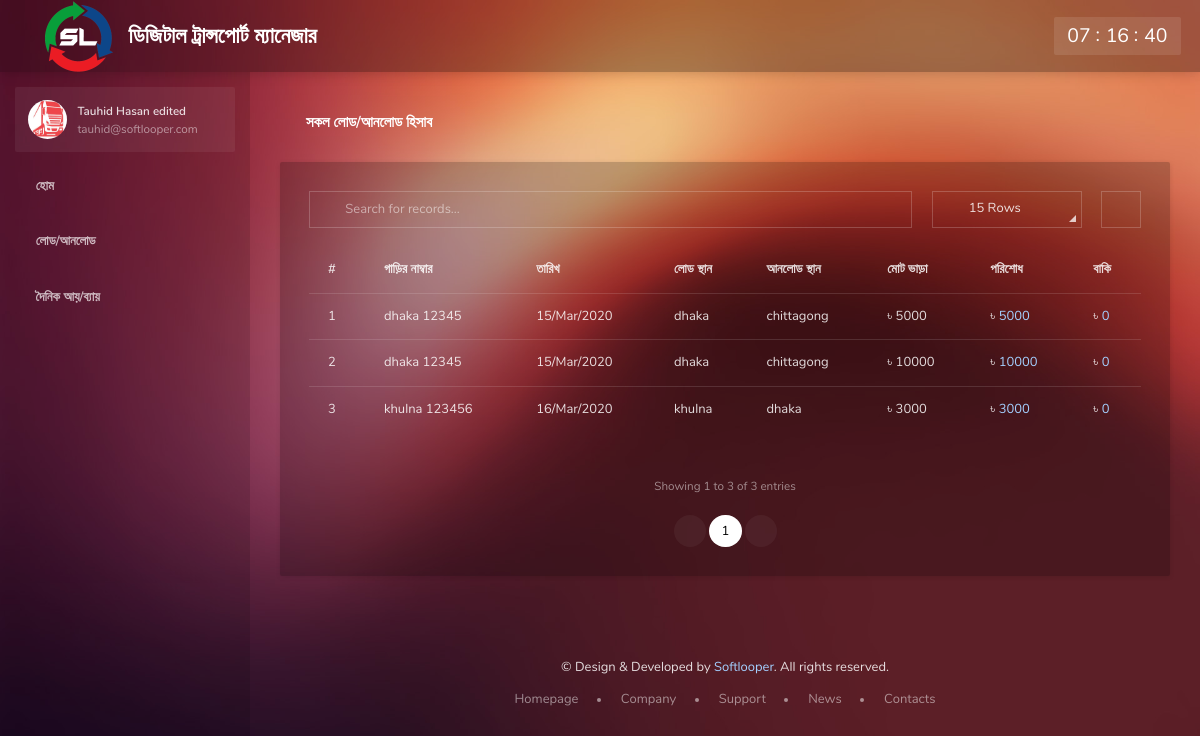
Screenshot of /load-unload-history.php (signed in) with the database file from the repository.
### tables this page shows
CREATE TABLE `user` (
  `u_id` int(11) NOT NULL,
  `name` varchar(100) NOT NULL,
  `mobile` int(15) NOT NULL,
  `email` varchar(100) NOT NULL,
  `password` varchar(100) NOT NULL,
  `address` longtext NOT NULL,
  `picture` varchar(100) NOT NULL
);

CREATE TABLE `load_unload` (
  `lu_id` int(11) NOT NULL,
  `car_number` varchar(100) NOT NULL,
  `load_l` mediumtext NOT NULL,
  `unload_l` mediumtext NOT NULL,
  `event_date` varchar(25) NOT NULL,
  `total_fare` int(11) NOT NULL,
  `paid_fare` int(11) NOT NULL,
  `due_fare` int(11) NOT NULL,
  `u_id` int(11) NOT NULL
);

### includes/security.php (called while the page is built, shortened)
<?php
if (empty($_SESSION['user_pass'])) {
	echo "<script> location = 'login.php' </script>";
}else{
	$USERID = $_SESSION['user_id'];
}
?>

### load-unload-history.php (the view, shortened to what this page needs)
<?php
require "includes/security.php";
require "includes/db.php";
    require "includes/head.php" ;
?>
    <body data-sa-theme="1">
        <main class="main">
            <?php require "includes/topbar.php"; ?>
            <?php require "includes/sidebar.php"; ?>
            <section class="content">
                <div class="content__inner">
                    <header class="content__title">
                        <h1>সকল লোড/আনলোড হিসাব</h1>
                    </header>
                    <div class="card">
                        <div class="card-body">
                            <div class="table-responsive data-table">
                                <table id="data-table" class="table">
                                    <thead>
                                    <tr>
                                        <th>#</th>
                                        <th>গাড়ির নাম্বার</th>
                                        <th>তারিখ</th>
                                        <th>লোড স্থান</th>
                                        <th>আনলোড স্থান</th>
                                        <th>মোট ভাড়া</th>
                                        <th>পরিশোধ</th>
                                        <th>বাকি</th>
                                    </tr>
                                    </thead>
                                    <tbody>
    <?php
        $sql = mysqli_query($con, "SELECT * FROM load_unload WHERE u_id = '$USERID' ");
        $count = 1;
        while ($row = mysqli_fetch_assoc($sql)) {
    ?>
                                    <tr>
                                        <td><?php echo $count ;?></td>
                                        <td><?php echo $row['car_number'] ;?></td>
                                        <td><?php echo $row['event_date'] ;?></td>
                                        <td><?php echo $row['load_l'] ;?></td>
                                        <td><?php echo $row['unload_l'] ;?></td>
                                        <td>৳ <?php echo $row['total_fare'] ;?></td>
                                        <td>৳
                                            <a href="update-due-fare.php?id=<?php echo $row['lu_id'] ?>">
                                                 <?php echo $row['paid_fare'] ;?>
                                            </a>
                                        </td>
                                        <td>৳
                                            <a href="update-due-fare.php?id=<?php echo $row['lu_id'] ?>">
                                                <?php echo $row['due_fare'] ;?>
                                            </a>
                                        </td>
                                    </tr>
    <?php
            $count++;
        }
    ?>
                                    </tbody>
                                </table>
                            </div>
                        </div>
                    </div>
                <?php require "includes/footer.php"; ?>
                </div>
            </section>
        </main>
    </body>
</html>

### includes/sidebar.php (shortened to what this page needs)
<aside class="sidebar ">
    <div class="scrollbar">
        <div class="user">
            <div class="user__info" data-toggle="dropdown">
    <?php
        $userDataSql = mysqli_query($con, "SELECT * FROM user WHERE u_id = '$USERID' ");
        $userRow = mysqli_fetch_assoc($userDataSql);
        $userPic = $userRow['picture'];
        if (empty($userPic)) {
    ?>
                <img class="user__img" src="demo/img/profile-pics/2.jpg" alt="">
    <?php }else{ ?>
                <img class="user__img" src="upload/user_pictures/<?php echo $userPic ;?>" alt="">
    <?php } ?>
                <div>
                    <div class="user__name"><?php echo $userRow['name'] ;?></div>
                    <div class="user__email"><?php echo $userRow['email'] ;?></div>
                </div>
            </div>
        </div>
        <ul class="navigation">
            <li><a href="index.php"><i class="zwicon-home"></i>হোম</a></li>
            <li class="navigation__sub">
                <a href="#"><i class="zwicon-note"></i>লোড/আনলোড</a>
            </li>
            <li class="navigation__sub">
                <a href="#"><i class="zwicon-coin"></i>দৈনিক আয়/ব্যায়</a>
            </li>
        </ul>
    </div>
</aside>

### rows the page displays
user: picture (picture), name "Tauhid Hasan edited", email "tauhid@softlooper.com"
load_unload: car_number "dhaka 12345", event_date "15/Mar/2020", load_l "dhaka", unload_l "chittagong", total_fare "5000", paid_fare "5000", due_fare "0"
load_unload: car_number "dhaka 12345", event_date "15/Mar/2020", load_l "dhaka", unload_l "chittagong", total_fare "10000", paid_fare "10000", due_fare "0"
load_unload: car_number "khulna 123456", event_date "16/Mar/2020", load_l "khulna", unload_l "dhaka", total_fare "3000", paid_fare "3000", due_fare "0"
